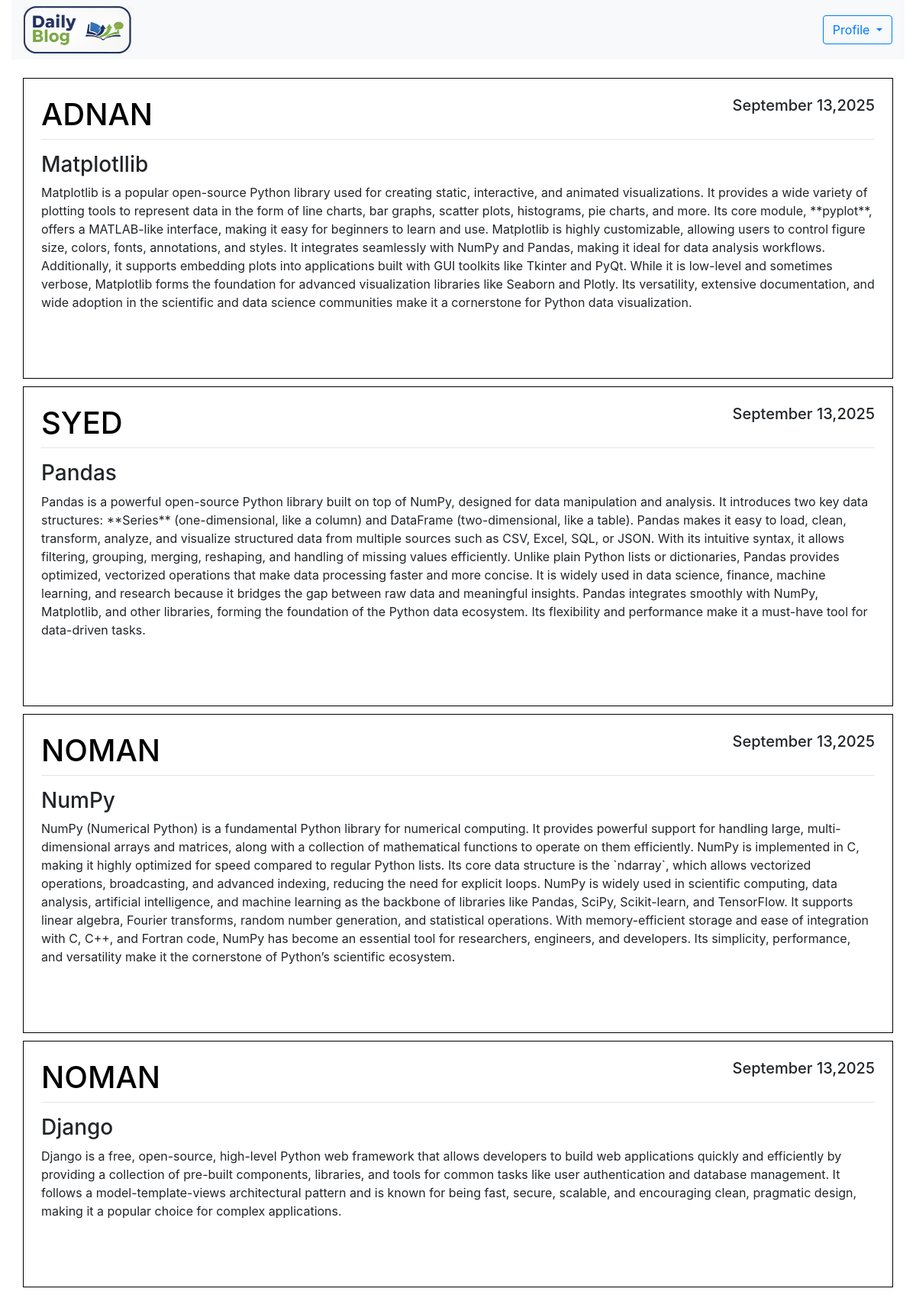
/home/, run on the app's committed database.
### blog/models.py (models this page shows, shortened)
class  Posts(models.Model):
    title = models.CharField(max_length=100)
    content = models.TextField()
    date_posted = models.DateTimeField(default=timezone.now)
    author = models.ForeignKey(User, on_delete=models.CASCADE)

### blog/views.py (the view)
# urls.py: path('home/', views.home),
def home(request):
    context = {
        'posts': Posts.objects.all().order_by('-date_posted')
    }
    return render(request, 'blog/home.html', context)

### blog/templates/blog/home.html (shortened to what this page needs)
{% extends 'blog/base.html' %}
{% block content %}
{% load static %}
<div class="custom-container">
    <nav class="navbar navbar-expand-lg navbar-light bg-light w-100 mb-4">
        <div class="collapse navbar-collapse" id="navbarSupportedContent">
            <ul class="navbar-nav mr-auto ">
                <li><a href="/home"><img class="w-50 " src="{% static 'image/pho1.png'%}" alt=""></a></li>
            </ul>
            <form class="form-inline my-2 my-lg-0">
                <div class="dropdown">
                    <button class="btn btn-outline-primary dropdown-toggle" type="button" id="dropdownMenuButton"
                        data-toggle="dropdown" aria-haspopup="true" aria-expanded="false">
                        Profile
                    </button>
                </div>
            </form>
        </div>
    </nav>
     <div class="container custom-container" style="max-width: 1350px; ">
        {% for post in posts %}
        <article class="media content-section">
            <div class="media-body" style="border: 1px solid black; padding: 23px; margin-bottom: 10px;">
                <div class="article-metadata">
                    <h1 class="text-uppercase" style="text-align:left;float:left; color: #000000;">{{post.author}}</h1>
                    <h5 style="text-align:right;float:right;">{{ post.date_posted|date:"F d,Y"}} </h5>
                    <hr style="clear:both;" />
                </div>
                <h3>{{post.title}}</h3>
                <p class="article-content">{{ post.content}}</p>
                <br><br>
            </div>
        </article>
        {% endfor %}
    </div>
</div>
{% endblock %}

### blog/templates/blog/base.html (shortened to what this page needs)
{% load static %}
<!DOCTYPE html>
<html lang="en">
<head>
    <link rel="stylesheet" href="https://cdn.jsdelivr.net/npm/bootstrap@4.0.0/dist/css/bootstrap.min.css">
</head>
<body>
    <div class="container custom-container">
        {% block content %}
        {% endblock %}
    </div>
</body>
</html>

### blog/templates/blog/base.html (style rules this page uses)
.custom-container { max-width: 1450px; }

### data on the page
Posts: author "ADNAN", date_posted "September 13,2025", title "Matplotllib", content "Matplotlib is a popular open-source Python library used for creating static, interactive, and animated visualizations. It provides a wide variety of plotting tools to represent data in the form of line charts, bar graphs, scatter plots, histograms, pie charts, and more. Its core module, **pyplot**, offers a MATLAB-like interface, making it easy for beginners to learn and use. Matplotlib is highly customizable, allowing users to control figure size, colors, fonts, annotations, and styles. It integrates seamlessly with NumPy and Pandas, making it ideal for data analysis workflows. Additionally, it supports embedding plots into applications built with GUI toolkits like Tkinter and PyQt. While…"
Posts: author "SYED", date_posted "September 13,2025", title "Pandas", content "Pandas is a powerful open-source Python library built on top of NumPy, designed for data manipulation and analysis. It introduces two key data structures: **Series** (one-dimensional, like a column) and DataFrame (two-dimensional, like a table). Pandas makes it easy to load, clean, transform, analyze, and visualize structured data from multiple sources such as CSV, Excel, SQL, or JSON. With its intuitive syntax, it allows filtering, grouping, merging, reshaping, and handling of missing values efficiently. Unlike plain Python lists or dictionaries, Pandas provides optimized, vectorized operations that make data processing faster and more concise. It is widely used in data science, finance,…"
Posts: author "NOMAN", date_posted "September 13,2025", title "NumPy", content "NumPy (Numerical Python) is a fundamental Python library for numerical computing. It provides powerful support for handling large, multi-dimensional arrays and matrices, along with a collection of mathematical functions to operate on them efficiently. NumPy is implemented in C, making it highly optimized for speed compared to regular Python lists. Its core data structure is the `ndarray`, which allows vectorized operations, broadcasting, and advanced indexing, reducing the need for explicit loops. NumPy is widely used in scientific computing, data analysis, artificial intelligence, and machine learning as the backbone of libraries like Pandas, SciPy, Scikit-learn, and TensorFlow. It…"
Posts: author "NOMAN", date_posted "September 13,2025", title "Django", content "Django is a free, open-source, high-level Python web framework that allows developers to build web applications quickly and efficiently by providing a collection of pre-built components, libraries, and tools for common tasks like user authentication and database management. It follows a model-template-views architectural pattern and is known for being fast, secure, scalable, and encouraging clean, pragmatic design, making it a popular choice for complex applications."
